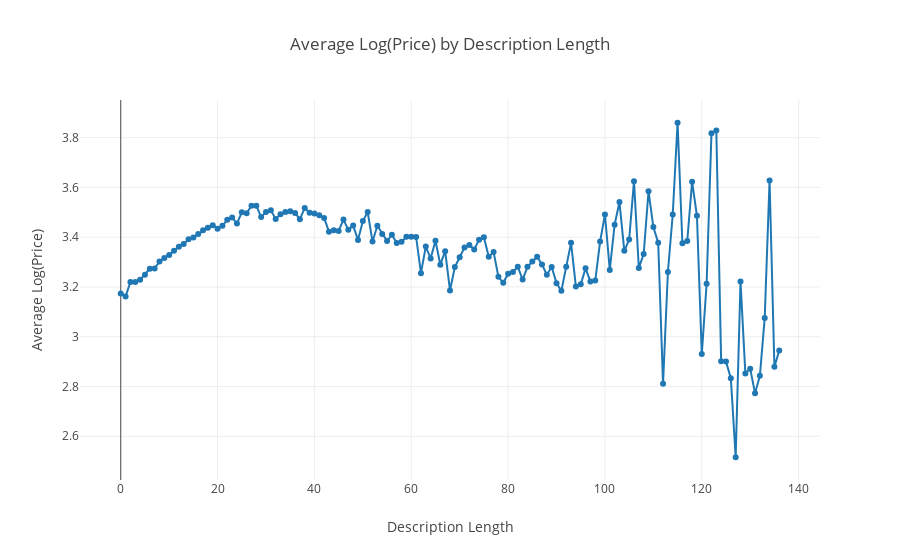

Notebook cell for this chart:
### Code cell
trace1 = go.Scatter(
    x = df['desc_len'],
    y = np.log(df['price']+1),
    mode = 'lines+markers',
    name = 'lines+markers'
)
layout = dict(title= 'Average Log(Price) by Description Length',
              yaxis = dict(title='Average Log(Price)'),
              xaxis = dict(title='Description Length'))
fig=dict(data=[trace1], layout=layout)
py.iplot(fig)

### Figure 1 — Plotly figure (JSON) as saved in the notebook; plotly's stock layout.template omitted (floating-point values rounded to 4 significant figures; data arrays with more than 128 entries replaced by an {"elided": "..."} marker saying what was removed)
{"data": [{"mode": "lines+markers", "name": "lines+markers", "type": "scatter", "x": {"elided": "137 int values"}, "y": {"elided": "137 float values"}}], "layout": {"title": "Average Log(Price) by Description Length", "xaxis": {"title": "Description Length"}, "yaxis": {"title": "Average Log(Price)"}}}
